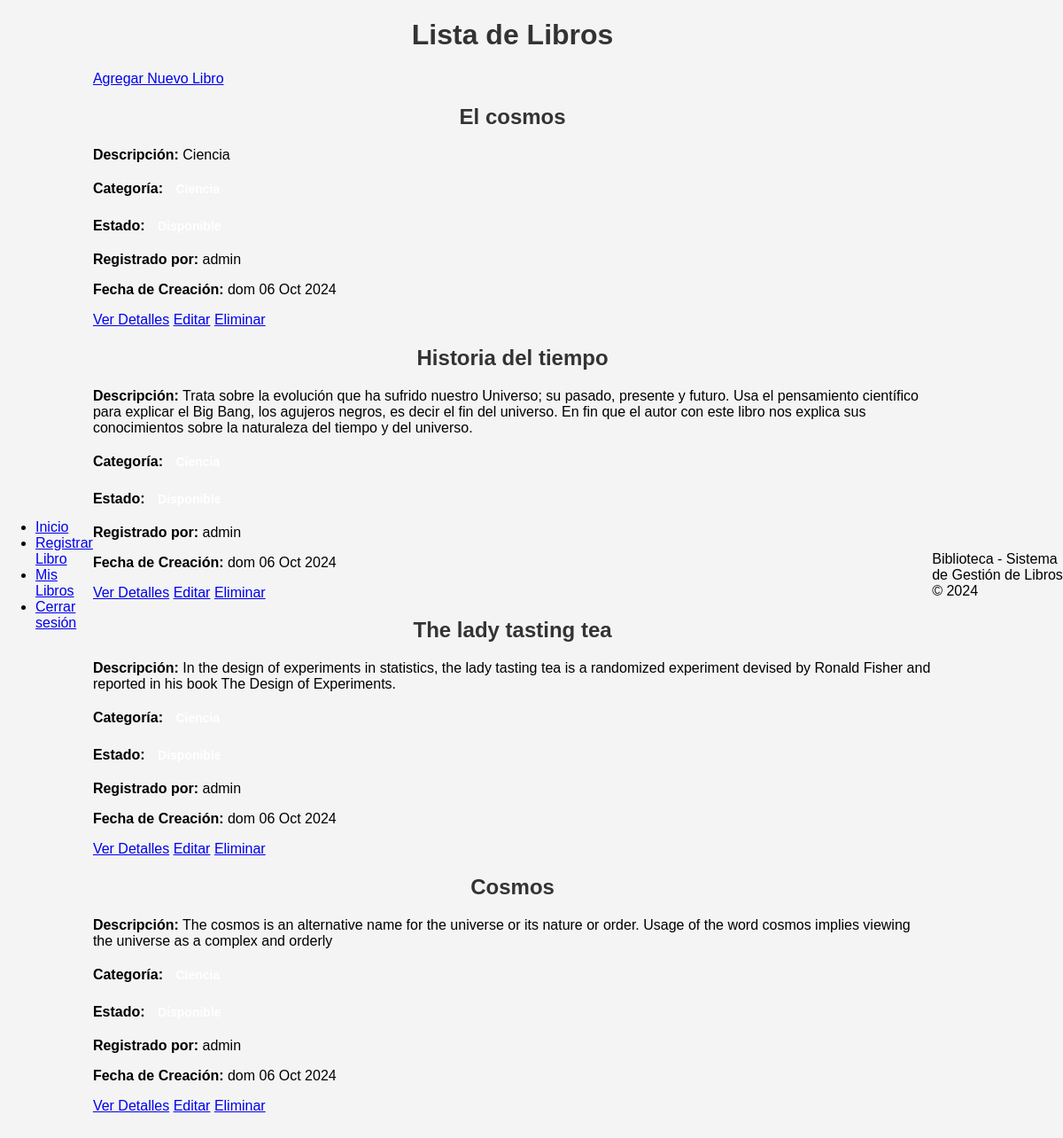
The app's page /gestion_libros/lista/ (signed in) with its own data.
### gestion_libros/models.py (models this page shows, shortened)
class Libro(models.Model):
    titulo = models.CharField(max_length=200)
    descripcion = models.TextField()
    categoria = models.ForeignKey(Categoria, on_delete=models.CASCADE)
    estado = models.ForeignKey(Estado, on_delete=models.CASCADE)
    usuario = models.ForeignKey(User, on_delete=models.CASCADE)
    fecha_creacion = models.DateTimeField(auto_now_add=True)
    fecha_actualizacion = models.DateTimeField(auto_now=True)

### gestion_libros/views.py (the view)
# urls.py: path('lista/', views.lista_libros, name='lista_libros'),  # Listar todos los libros del usuario autenticado
@login_required
def lista_libros(request):
    libros = Libro.objects.filter(usuario=request.user)
    return render(request, 'gestion_libros/lista_libros.html', {'libros': libros})

### gestion_libros/templates/gestion_libros/lista_libros.html (shortened to what this page needs)
{% extends 'gestion_libros/inicio.html' %}
{% load static %}
{% block content %}
<h1>Lista de Libros</h1>
<a href="{% url 'nuevo_libro' %}">Agregar Nuevo Libro</a>
{% if libros %}
    <div class="libros-list">
        {% for libro in libros %}
            <div class="libro-card">
                <h2>{{ libro.titulo }}</h2>
                <p><strong>Descripción:</strong> {{ libro.descripcion }}</p>
                <p><strong>Categoría:</strong> <span class="badge">{{ libro.categoria.titulo }}</span></p>
                <p><strong>Estado:</strong> <span class="badge">{{ libro.estado.titulo }}</span></p>
                <p><strong>Registrado por:</strong> {{ libro.usuario.username }}</p>
                <p><strong>Fecha de Creación:</strong> {{ libro.fecha_creacion|date:"D d M Y" }}</p>
                <a href="{% url 'detalle_libro' libro.id %}">Ver Detalles</a>
                <a href="{% url 'editar_libro' libro.id %}">Editar</a>
                <a href="{% url 'eliminar_libro' libro.id %}">Eliminar</a>
            </div>
        {% endfor %}
    </div>
{% else %}
    <p>No hay libros registrados.</p>
{% endif %}
{% endblock %}

### gestion_libros/templates/gestion_libros/inicio.html (shortened to what this page needs)
{% extends 'gestion_libros/base.html' %}

### gestion_libros/templates/gestion_libros/base.html (shortened to what this page needs)
<!DOCTYPE html>
<html lang="es">
<head>
    {% load static %}
    <link rel="stylesheet" href="{% static 'gestion_libros/css/estilos.css' %}">
</head>
<body>
    <header>
        <nav>
            <ul>
                <li><a href="{% url 'inicio' %}">Inicio</a></li>
                {% if user.is_authenticated %}
                    <li><a href="{% url 'nuevo_libro' %}">Registrar Libro</a></li>
                    <li><a href="{% url 'lista_libros' %}">Mis Libros</a></li>
                    <li><a href="{% url 'logout' %}">Cerrar sesión</a></li>
                {% else %}
                    <li><a href="{% url 'login' %}">Iniciar sesión</a></li>
                    <li><a href="{% url 'registro' %}">Registrarse</a></li>
                {% endif %}
            </ul>
        </nav>
    </header>
    <main>
        {% block content %}{% endblock %}
    </main>
    <footer>
        <p>Biblioteca - Sistema de Gestión de Libros © 2024</p>
    </footer>
</body>
</html>

### gestion_libros/templates/gestion_libros/css/estilos.css (style rules this page uses)
body { font-family: Arial, sans-serif; background-color: #f4f4f4; margin: 0; padding: 0; display: flex; justify-content: center; align-items: center; min-height: 100vh; }
h1, h2, h3 { color: #333; text-align: center; }
.badge { display: inline-block; padding: 5px 10px; font-size: 14px; font-weight: bold; color: #fff; border-radius: 12px; margin-right: 10px; }

### records on screen
Libro: titulo "El cosmos", descripcion "Ciencia", usuario.username "admin", fecha_creacion "dom 06 Oct 2024"
Libro: titulo "Historia del tiempo", descripcion "Trata sobre la evolución que ha sufrido nuestro Universo; su pasado, presente y futuro. Usa el pensamiento científico para explicar el Big Bang, los agujeros negros, es decir el fin del universo. En fin que el autor con este libro nos explica sus conocimientos sobre la naturaleza del tiempo y del universo.", usuario.username "admin", fecha_creacion "dom 06 Oct 2024"
Libro: titulo "The lady tasting tea", descripcion "In the design of experiments in statistics, the lady tasting tea is a randomized experiment devised by Ronald Fisher and reported in his book The Design of Experiments.", usuario.username "admin", fecha_creacion "dom 06 Oct 2024"
Libro: titulo "Cosmos", descripcion "The cosmos is an alternative name for the universe or its nature or order. Usage of the word cosmos implies viewing the universe as a complex and orderly", usuario.username "admin", fecha_creacion "dom 06 Oct 2024"
